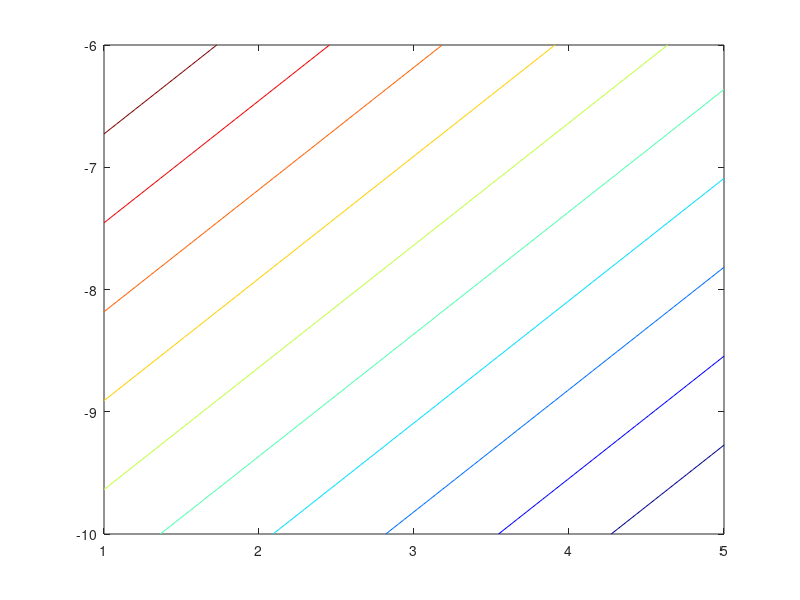

Recreate this plot in MATLAB.
CD=22e-12;
fs=logspace(1,5,10);
Zsw=1./(fs*CD);
CE=logspace(-10,-6,100);
tau=Zsw'*CE;
contour(log10(fs),log10(CE),log10(2*pi*tau'));
colormap jet
